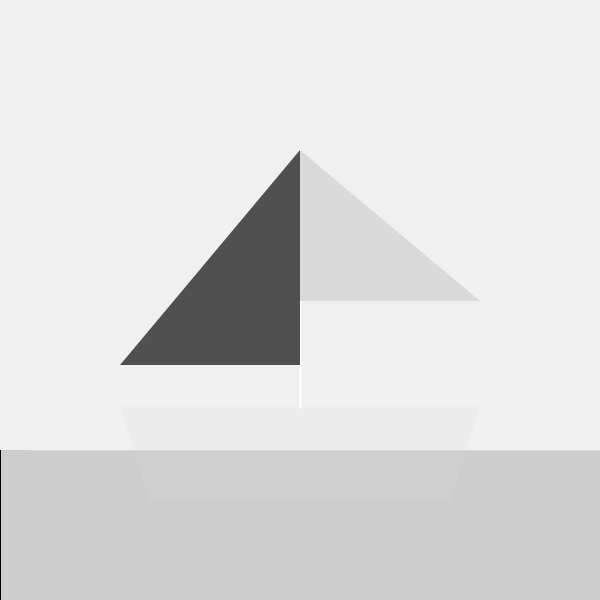
Frame 1 (no input)
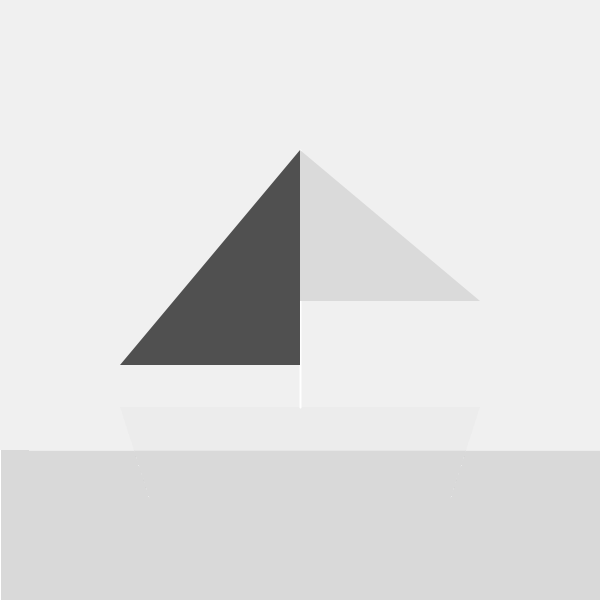
Frame 60 (the mouse pressed at the canvas centre just before this capture)
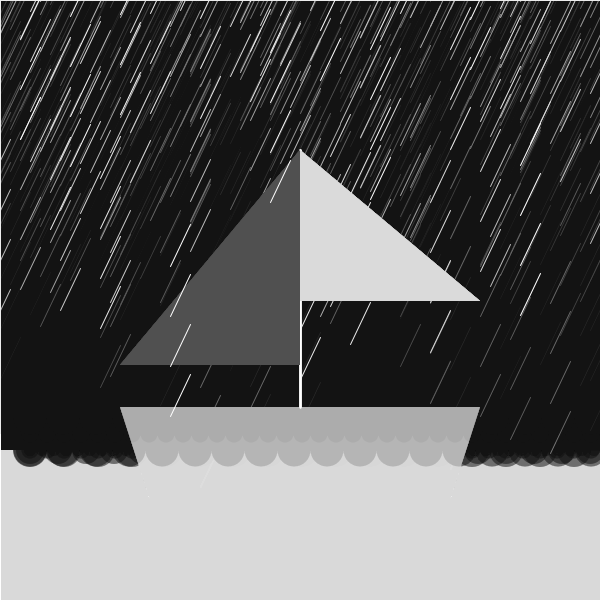
Frame 120 (the mouse held since frame 60 and released just before this capture)

The Processing sketch that drew these frames (run headless with seeded random() and noise(); from frame 60 on, the mouse is pressed at the canvas centre):

// Processing sketch: processing_41652
// ── processing_41652.pde

//dan 02:14 10/10/2011
int i=0;
int j=0;
int arcWidth=0;
int arcStart=0;
int ran1=0;
int ran2=0;
int ran3=0;
int ran4=0;
int mod=0;
color bg=color(130,180,170);
color sea=color(160,210,200);
color colorRan1;
color colorRan2;
int arcHeight=0;
boolean rain = false;
int starter=0;
int rapid=20;
int randomed=0;
boolean greyscale=true;
int direction=0;
int[] arRain = new int[50];

void setup(){
  size(600,600);
  noFill();
  arcWidth=width/10;
  arcStart=arcWidth/2;
  ran1=int(random(5,10));
  ran2=int(random(1,5));
  ran3=int(random(10,100));
  ran4=int(random(10,100));
  smooth();

  colorRan1=color(random(0,255));
  colorRan2=color(random(0,255));
  for(int i=0;i<50;i++){arRain[i]=int(random(0,100));}
}

void draw(){
  arcHeight=height/4*3;

if (mousePressed == true) {
  if(frameCount%10==0){
    randomed=int(random(10,60));
    arcWidth=randomed;
    arcHeight=height/4*3-arcWidth/2-randomed/2;
  }
  
  if(greyscale) {
    bg=color(20,20);
    sea=color(10,20);
  }
  else {
    bg=color(20,15,150,20);
    sea=color(10,20,20,20);
  }

  if(!rain) starter=frameCount;
    rain=true;
  } 
  else{
    arcWidth=1;
    arcHeight=height/4*3;
    if(greyscale) {
      bg=color(230);
      sea=color(240);
    }
    else {
      bg=color(130,180,170);
      sea=color(160,210,200);
    }
    rain=false;
  }

  fill(bg,10);
  rect(0,0,width,height);
  noStroke();
  fill(sea);
  mod=frameCount%2;

  for(int i=0;i<width/arcWidth;i++)
    arc(arcStart+i*arcWidth, arcHeight, arcWidth, arcWidth, 0, PI);
  
  rect(0,0,width,arcHeight);

  fill(colorRan1,50);
  quad(width/5,height/16*11,
       width/4,height/4*3+50,
       width/4*3,height/4*3+50,
       width/5*4,height/16*11
       );

  stroke(255);
  strokeWeight(2);
  line(width/2,height/4,width/2,height/16*11); //tree

  noStroke();
  fill(colorRan1);
  triangle(width/2,height/4, width/10*ran1, height/9*6-ran3, width/2,height/9*6-ran3);
  fill(colorRan2);
  triangle(width/2,height/4, width/10*ran2, height/9*6-ran4, width/2,height/9*6-ran4);

  stroke(255);
  strokeWeight(1);
  if(rain) {
    if((frameCount-starter)>15){starter=frameCount;}
    if(mouseX>width/2) {direction=mouseX/8+5;}
    else direction=-mouseX/8-5;
    for(int i=0;i<50;i++){
     line((frameCount-starter)*rapid+i*50-500,(frameCount-starter)*rapid-arRain[i],(frameCount-starter)*rapid+20+i*50-500,(frameCount-starter)*rapid+direction-arRain[i]);
     line((frameCount-starter)*rapid+i*50-500,(frameCount-starter)*rapid-arRain[i]+50,(frameCount-starter)*rapid+20+i*50-500,(frameCount-starter)*rapid+direction-arRain[i]+50);
     line((frameCount-starter)*rapid+i*50-500,(frameCount-starter)*rapid-arRain[i]+100,(frameCount-starter)*rapid+20+i*50-500,(frameCount-starter)*rapid+direction-arRain[i]+100);
     line((frameCount-starter)*rapid+i*50-500,(frameCount-starter)*rapid-arRain[i]+150,(frameCount-starter)*rapid+20+i*50-500,(frameCount-starter)*rapid+direction-arRain[i]+150);
  }
   for(int i=0;i<50;i++){arRain[i]=int(random(-50,500));}
 }
}

void keyReleased() {
 if (keyCode == 'C') {if(greyscale)greyscale=false; else greyscale=true;}
 ran1=int(random(5,10));
 ran2=int(random(1,5));
 ran3=int(random(10,100));
 ran4=int(random(10,100));
 if(greyscale) {
   colorRan1=color(random(40,200));
   colorRan2=color(random(40,200));
  }
  else {
   colorRan1=color(random(0,255),random(0,255),random(0,255));
   colorRan2=color(random(0,255),random(0,255),random(0,255));
  }
}
